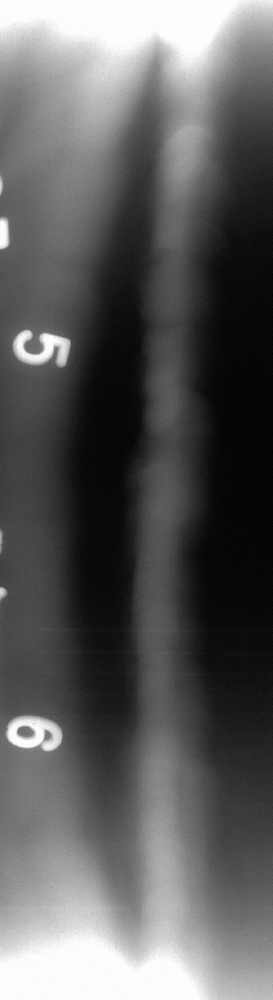
#> input picture house/11/5-6.jpg, 273 x 1000 px, shrunk from 433 x 1585 before the run, found by its file name
$ python SIFT.PY
#> lines starting #> are read from the running program, lines starting #| are printed output that depends on the picture
import cv2
import numpy as np
import cv2
from matplotlib import pyplot as plt


imgname1 = 'D:\\homework\\homework\\house\\11\\5-6.jpg'
imgname2 = 'D:\\homework\\homework\\house\\11\\6-1.jpg'

sift=cv2.xfeatures2d.SIFT_create()
img1 = cv2.imread(imgname1)
#> img1 is the input picture: shape (1000, 273, 3); min 0, max 255, mean 92.9
gray1 = cv2.cvtColor(img1, cv2.COLOR_BGR2GRAY) #灰度处理图像
kp1, des1 = sift.detectAndCompute(img1,None)   #des是描述子
#> kp1 = 32 keypoints; strongest (x, y, size): (25, 732, 8.3), (55, 347, 21.4), (38, 733, 28.8), (24, 336, 8.6)

img2 = cv2.imread(imgname2)
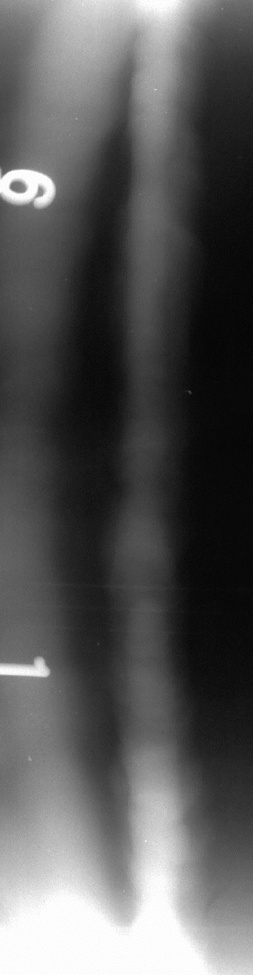
#> input picture house/11/6-1.jpg, 253 x 975 px, shrunk from 401 x 1545 before the run, found by its file name
#> img2 is the input picture: shape (975, 253, 3); min 0, max 255, mean 87.9

gray2 = cv2.cvtColor(img2, cv2.COLOR_BGR2GRAY)#灰度处理图像
kp2, des2 = sift.detectAndCompute(img2,None)  #des是描述子
#> kp2 = 17 keypoints; strongest (x, y, size): (17, 186, 8.6), (39, 669, 12.6), (14, 175, 7.9), (4, 173, 3.2)

# [12 lines of commented-out code are left out]
bf = cv2.BFMatcher()
matches = bf.knnMatch(des1,des2, k=2)
#> matches = 32 matches
# 调整ratio
good = []
for m,n in matches:
    if m.distance < 0.75*n.distance:
        good.append([m])
#> this loop made 32 passes
#> after the loop, good = 7 matches

img5 = cv2.drawMatchesKnn(img1,kp1,img2,kp2,good,None,flags=2)
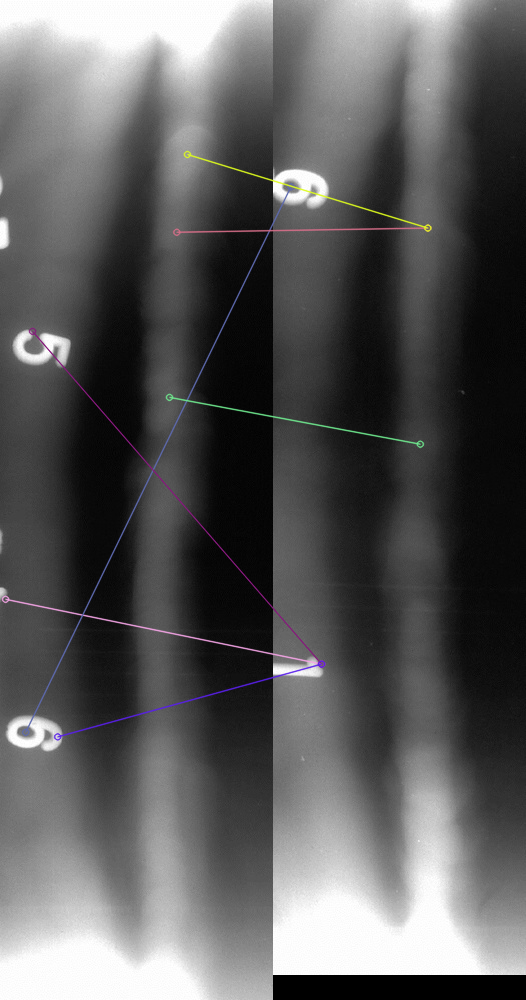
#> img5: shape (1000, 526, 3); mean B, G, R 90.1, 89.8, 90

for i in good:
    print(i[0])
#> this loop made 7 passes
#> (printed output is left out)

cv2.imwrite("D:\\homework\\homework\\house\\11\\img5.jpg",img5)

# cv2.imshow("BFmatch", img5)
# cv2.waitKey(0)
# cv2.destroyAllWindows()
